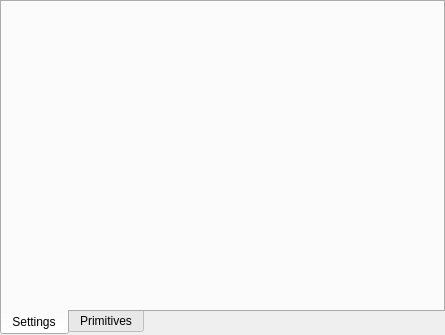
<ui version="4.0" >
 <class>EngineSetupWidget</class>
 <widget class="QWidget" name="EngineSetupWidget" >
  <property name="geometry" >
   <rect>
    <x>0</x>
    <y>0</y>
    <width>445</width>
    <height>335</height>
   </rect>
  </property>
  <layout class="QVBoxLayout" >
   <property name="spacing" >
    <number>6</number>
   </property>
   <property name="leftMargin" >
    <number>0</number>
   </property>
   <property name="topMargin" >
    <number>0</number>
   </property>
   <property name="rightMargin" >
    <number>0</number>
   </property>
   <property name="bottomMargin" >
    <number>0</number>
   </property>
   <item>
    <widget class="QTabWidget" name="engineTabWidget" >
     <property name="tabPosition" >
      <enum>QTabWidget::South</enum>
     </property>
     <property name="currentIndex" >
      <number>0</number>
     </property>
     <widget class="QWidget" name="engineSettingsWidget" >
      <attribute name="title" >
       <string>Settings</string>
      </attribute>
     </widget>
     <widget class="QWidget" name="enginePrimitivesWidget" >
      <attribute name="title" >
       <string>Primitives</string>
      </attribute>
      <layout class="QVBoxLayout" >
       <property name="spacing" >
        <number>6</number>
       </property>
       <property name="leftMargin" >
        <number>6</number>
       </property>
       <property name="topMargin" >
        <number>6</number>
       </property>
       <property name="rightMargin" >
        <number>6</number>
       </property>
       <property name="bottomMargin" >
        <number>6</number>
       </property>
       <item>
        <widget class="Avogadro::PrimitiveTreeView" name="enginePrimitivesTree" >
         <property name="frameShape" >
          <enum>QFrame::StyledPanel</enum>
         </property>
         <property name="frameShadow" >
          <enum>QFrame::Plain</enum>
         </property>
         <property name="selectionMode" >
          <enum>QAbstractItemView::NoSelection</enum>
         </property>
         <property name="animated" >
          <bool>true</bool>
         </property>
        </widget>
       </item>
       <item>
        <widget class="QFrame" name="buttonFrame" >
         <property name="frameShape" >
          <enum>QFrame::NoFrame</enum>
         </property>
         <property name="frameShadow" >
          <enum>QFrame::Raised</enum>
         </property>
         <layout class="QHBoxLayout" >
          <property name="spacing" >
           <number>6</number>
          </property>
          <property name="leftMargin" >
           <number>9</number>
          </property>
          <property name="topMargin" >
           <number>9</number>
          </property>
          <property name="rightMargin" >
           <number>9</number>
          </property>
          <property name="bottomMargin" >
           <number>9</number>
          </property>
          <item>
           <widget class="QToolButton" name="addSelectionButton" >
            <property name="text" >
             <string>Add Selected Primitives</string>
            </property>
            <property name="icon" >
             <iconset resource="avogadro.qrc" >:/icons/edit_add.png</iconset>
            </property>
           </widget>
          </item>
          <item>
           <widget class="QToolButton" name="removeSelectionButton" >
            <property name="text" >
             <string>Remove Selected Primitives</string>
            </property>
            <property name="icon" >
             <iconset resource="avogadro.qrc" >:/icons/edit_remove.png</iconset>
            </property>
           </widget>
          </item>
          <item>
           <widget class="QToolButton" name="resetButton" >
            <property name="text" >
             <string>Reset</string>
            </property>
            <property name="icon" >
             <iconset resource="avogadro.qrc" >:/icons/undo.png</iconset>
            </property>
           </widget>
          </item>
         </layout>
        </widget>
       </item>
      </layout>
     </widget>
    </widget>
   </item>
  </layout>
 </widget>
 <customwidgets>
  <customwidget>
   <class>Avogadro::PrimitiveTreeView</class>
   <extends>QTreeView</extends>
   <header>primitivetreeview.h</header>
  </customwidget>
 </customwidgets>
 <resources>
  <include location="avogadro.qrc" />
 </resources>
 <connections/>
</ui>
